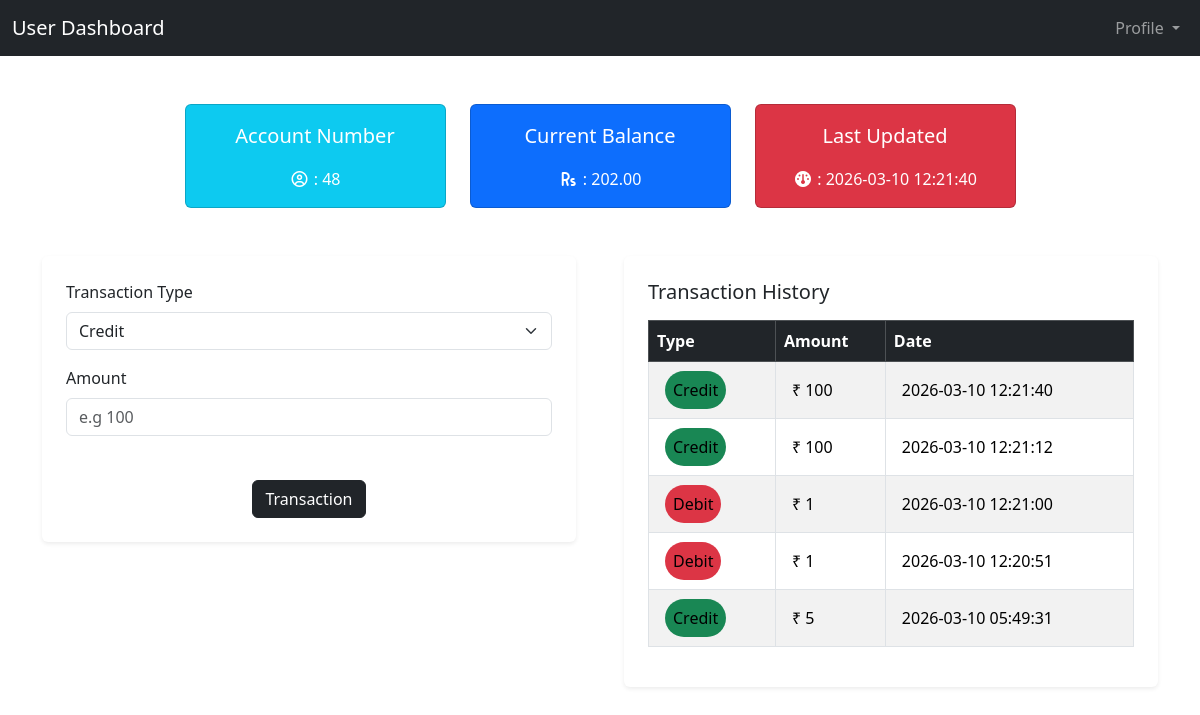
Screenshot of /account/detail.php (signed in) with the database file from the repository.
### tables this page shows
CREATE TABLE `accounts` (
  `acc_id` int NOT NULL,
  `balance` decimal(10,2) NOT NULL,
  `user_id` int NOT NULL,
  `update_at` timestamp NULL DEFAULT CURRENT_TIMESTAMP
);

CREATE TABLE `transactions` (
  `transaction_id` int NOT NULL,
  `transaction_type` varchar(50) NOT NULL,
  `transaction_amount` varchar(50) NOT NULL,
  `acc_id` int DEFAULT NULL,
  `user_id` int DEFAULT NULL,
  `update_at` timestamp NULL DEFAULT CURRENT_TIMESTAMP
);

### account/detail.php (the view, shortened to what this page needs)
<?php
require_once __DIR__ . ('/../utility/db.php');
try {
    $user_id = $_SESSION['user_id'];
    $sql_fetch = "SELECT acc_id, balance, update_at
                    FROM accounts
                    WHERE user_id = :user_id";
    $stmt = $connect->prepare($sql_fetch);
    $stmt->bindParam(':user_id', $user_id);
    $stmt->execute();
    $user = $stmt->fetch(PDO::FETCH_ASSOC);
    $limit = 5;
    $sql_transactions = "SELECT transaction_id, transaction_type, transaction_amount, update_at
                                FROM transactions
                                WHERE user_id = :user_id
                                ORDER BY update_at DESC
                                LIMIT :transaction_limit
                                ";
    $stmt = $connect->prepare($sql_transactions);
    $stmt->bindParam(':user_id', $user_id, PDO::PARAM_INT);
    $stmt->bindParam(':transaction_limit', $limit, PDO::PARAM_INT);
    $stmt->execute();
    $transactions = $stmt->fetchAll(PDO::FETCH_ASSOC);
} catch (Exception $e) {
    echo "Error : " . $e->getMessage();
} finally {
    $stmt = null;
    $connect = null;
}
?>
<!DOCTYPE html>
<html lang="en">
<head>
    <link href="https://cdn.jsdelivr.net/npm/bootstrap@5.3.8/dist/css/bootstrap.min.css" rel="stylesheet">
    <link rel="stylesheet" href="https://cdnjs.cloudflare.com/ajax/libs/font-awesome/7.0.1/css/all.min.css">
</head>
<body>
    <?php require_once __DIR__ . ('/../utility/header.php');  ?>
    <div class="container mt-5">
        <div class="row justify-content-center g-4">
            <div class="col-md-3">
                <div class="card bg-info text-white text-center">
                    <div class="card-body">
                        <p class="fs-5">Account Number</p>
                        <i class="fa-regular fa-circle-user"></i>
                        <span class="fs-6">: <?= $user['acc_id'] ?></span>
                    </div>
                </div>
            </div>
            <div class="col-md-3">
                <div class="card bg-primary text-white text-center">
                    <div class="card-body">
                        <p class="fs-5">Current Balance</p>
                        <i class="fa-solid fa-rupee-sign"></i>
                        <span class="fs-6">: <?= $user['balance'] ?></span>
                    </div>
                </div>
            </div>
            <div class="col-md-3">
                <div class="card bg-danger text-white text-center">
                    <div class="card-body">
                        <p class="fs-5">Last Updated</p>
                        <i class="fa-solid fa-gauge"></i>
                        <span class="fs-6">: <?= $user['update_at'] ?></span>
                    </div>
                </div>
            </div>
        </div>
    </div>
    <div class="container mt-5">
        <div class="row g-5">
            <div class="col-md-6">
                <div class="card p-4 border-0 shadow-sm">
                    <form action="<?php echo $_SERVER['PHP_SELF'] ?>" method="POST" id="transactionform">
                        <div class="mb-3">
                            <label class="form-label">Transaction Type</label>
                            <select class="form-select" name="transactionType">
                                <option value="credit">Credit</option>
                            </select>
                        </div>
                        <div class="mb-3">
                            <label class="form-label">Amount</label>
                            <input type="number" name="amount" class="form-control" placeholder="e.g 100"
                                value="<?php echo isset($_POST['amount']) ? $_POST['amount'] : '' ?>">
                            <div class="text-danger mt-1">
                            </div>
                        </div>
                        <div class="text-center">
                            <button type="submit" name="submit" class="btn btn-dark" value="transaction">
                                Transaction
                            </button>
                        </div>
                    </form>
                </div>
            </div>
            <div class="col-md-6">
                <div class="card p-4 border-0 shadow-sm">
                    <h5 class="mb-3">Transaction History</h5>
                    <div class="table-responsive">
                        <table class="table table-striped table-bordered">
                            <thead class="table-dark">
                                <tr>
                                    <th>Type</th>
                                    <th>Amount</th>
                                    <th>Date</th>
                                </tr>
                            </thead>
                            <tbody>
                                <?php if (!empty($transactions)) { ?>
                                    <?php foreach ($transactions as $row) { ?>
                                        <tr>
                                            <td class="p-3">
                                                <?php if ($row['transaction_type'] == "credit") { ?>
                                                    <span class="bg-success px-2 py-2 my-2 rounded-pill">Credit</span>
                                                <?php } else { ?>
                                                    <span class="bg-danger px-2 py-2 my-2 rounded-pill">Debit</span>
                                                <?php } ?>
                                            </td>
                                            <td class="p-3">₹ <?= $row['transaction_amount'] ?></td>
                                            <td class="p-3"><?= $row['update_at'] ?></td>
                                        </tr>
                                    <?php } ?>
                                <?php } else { ?>
                                    <tr>
                                        <td colspan="4" class="text-center">no transactions found</td>
                                    </tr>
                                <?php } ?>
                            </tbody>
                        </table>
                    </div>
                </div>
            </div>
        </div>
    </div>
</body>
</html>

### rows the page displays
accounts: acc_id "48", balance "202.00", update_at "2026-03-10 12:21:40"
transactions: transaction_type "Credit", transaction_amount "100", update_at "2026-03-10 12:21:40"
transactions: transaction_type "Credit", transaction_amount "100", update_at "2026-03-10 12:21:12"
transactions: transaction_type "Debit", transaction_amount "1", update_at "2026-03-10 12:21:00"
transactions: transaction_type "Debit", transaction_amount "1", update_at "2026-03-10 12:20:51"
transactions: transaction_type "Credit", transaction_amount "5", update_at "2026-03-10 05:49:31"
